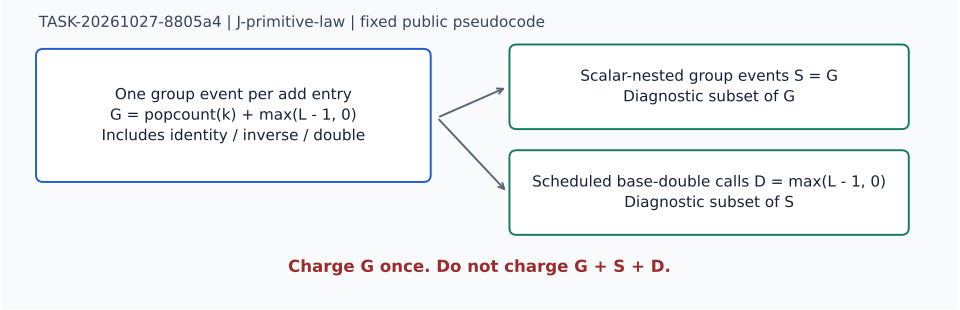

Here is the Python script that generated this plot:
"""Editable diagram source for TASK-20261027-8805a4 (derived, no native data)."""
from pathlib import Path
import matplotlib
matplotlib.use('Agg')
import matplotlib.pyplot as plt
from matplotlib.patches import FancyBboxPatch
here=Path(__file__).resolve().parent
fig, ax=plt.subplots(figsize=(9.6,3.1))
fig.patch.set_facecolor('#f8fafc'); ax.set_facecolor('#f8fafc')
ax.set(xlim=(0,10),ylim=(0,3.4)); ax.axis('off')
def box(x,y,w,h,label,color):
 ax.add_patch(FancyBboxPatch((x,y),w,h,boxstyle='round,pad=0.08',linewidth=1.4,edgecolor=color,facecolor='white'))
 ax.text(x+w/2,y+h/2,label,ha='center',va='center',fontsize=11,color='#152138',linespacing=1.5)
box(.35,1.45,4.05,1.35,'One group event per add entry\nG = popcount(k) + max(L - 1, 0)\nIncludes identity / inverse / double','#245ad1')
box(5.4,2.05,4.1,.8,'Scalar-nested group events S = G\nDiagnostic subset of G','#167b5e')
box(5.4,.85,4.1,.8,'Scheduled base-double calls D = max(L - 1, 0)\nDiagnostic subset of S','#167b5e')
for y in (2.45,1.25):
 ax.annotate('',xy=(5.3,y),xytext=(4.55,2.1),arrowprops=dict(arrowstyle='->',color='#5a6577',lw=1.4))
ax.text(5,.35,'Charge G once. Do not charge G + S + D.',ha='center',fontsize=12,weight='bold',color='#9b2c2c')
ax.text(.3,3.13,'TASK-20261027-8805a4 | J-primitive-law | fixed public pseudocode',fontsize=11,color='#38465a')
fig.subplots_adjust(left=.01,right=.99,top=.99,bottom=.02)
fig.savefig(here/'diagram.svg'); fig.savefig(here/'diagram.pdf'); plt.close(fig)
